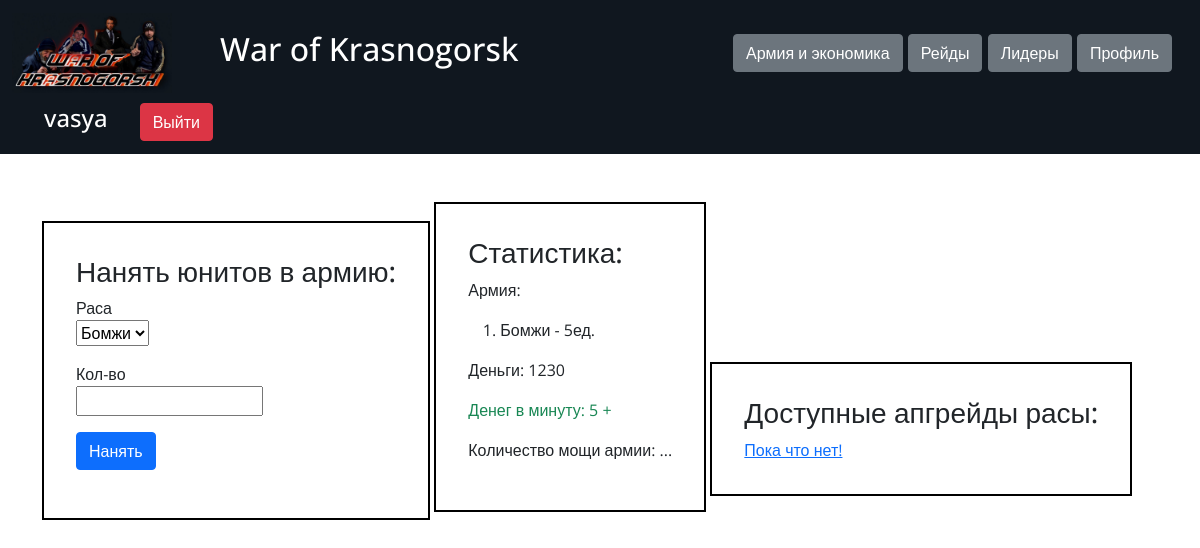
Page / (signed in) on the earlier database version.
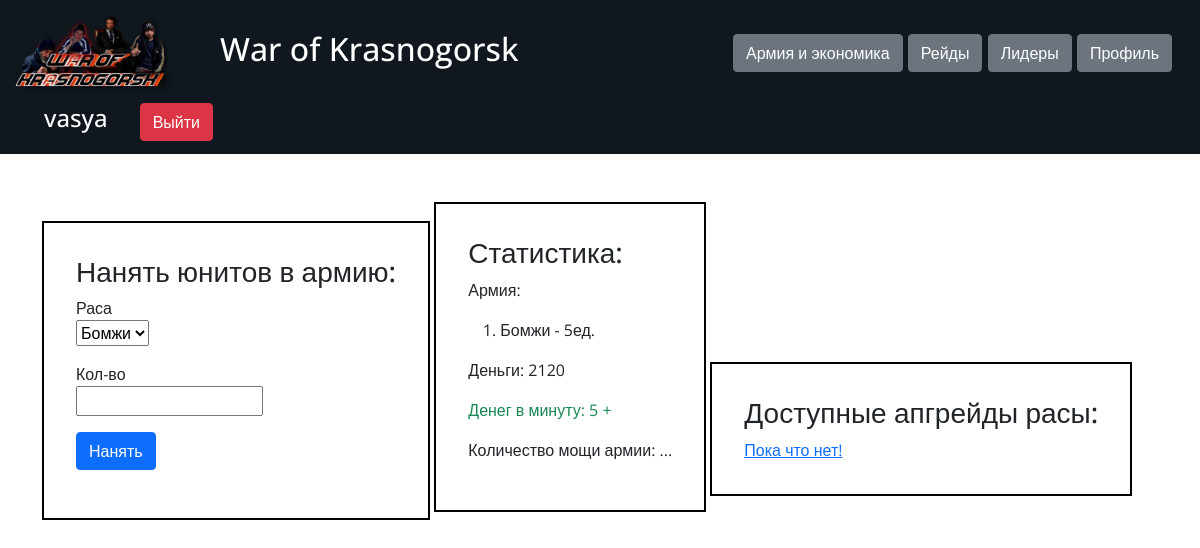
Same page on the later database version.
### data/users.py (models this page shows, shortened)
class User(SqlAlchemyBase, UserMixin):
    __tablename__ = 'users'
    id = sa.Column(sa.Integer, primary_key=True, autoincrement=True)
    username = sa.Column(sa.String, nullable=True)
    email = sa.Column(sa.String, index=True, unique=True, nullable=True)
    hashed_password = sa.Column(sa.String, nullable=True)
    created_date = sa.Column(sa.DateTime, default=datetime.datetime.now)
    player = orm.relation('Player', uselist=False, back_populates='user')

### data/races.py (models this page shows)
class Race(SqlAlchemyBase):
    __tablename__ = 'races'
    id = sa.Column(sa.Integer, primary_key=True, autoincrement=True)
    title = sa.Column(sa.String, nullable=True)
    cost = sa.Column(sa.Integer, nullable=True)

### data/players.py (models this page shows)
class Player(SqlAlchemyBase):
    __tablename__ = 'players'
    id = sa.Column(sa.Integer, primary_key=True, autoincrement=True)
    user_id = sa.Column(sa.Integer, sa.ForeignKey('users.id'))
    start_race_id = sa.Column(sa.Integer, sa.ForeignKey('races.id'))
    money = sa.Column(sa.Integer, nullable=True)
    user = orm.relation('User', back_populates='player')
    start_race = orm.relation('Race')
    army = orm.relation('Army', back_populates='player')

### server.py (the view, shortened to what this page needs)
@app.route('/', methods=['GET', 'POST'])
def root():
    if current_user.is_authenticated:
        if not current_user.player:
            return render_template('main.html')
        db_sess = db_session.create_session()
        other = ([(x.race.title, x.number) for x in current_user.player.army], current_user.player.money,
                 sum([x.number for x in current_user.player.army]))
        player = db_sess.query(Player).get(current_user.id)
        available_races = [army.race_id for army in player.army]
        buy_form = BuyForm()
        buy_form.race.choices = list(filter(lambda x: x[0] in available_races, buy_form.race.choices))
        return render_template('main.html', buy_form=buy_form, other=other)
    return render_template('index.html')

### forms/buy.py
class BuyForm(FlaskForm):
    race = SelectField('Раса', choices=[
        (1, 'Бомжи'), (2, 'Интеллигенты'), (3, 'Гопники'), (4, 'Кавказцы')
    ], validators=[DataRequired()])
    number = IntegerField('Кол-во', validators=[DataRequired()])
    submit = SubmitField('Нанять')

### data/db_session.py (called while the page is built)
def create_session() -> Session:
    global __factory
    return __factory()

### server.py (called while the page is built)
@login_manager.user_loader
def load_user(user_id):
    db_sess = db_session.create_session()
    return db_sess.query(User).get(user_id)

### templates/main.html (shortened to what this page needs)
{% extends "base.html" %}
{% block content %}
{% if not current_user.player %}
    <h2 style="text-align: center">Выбери свой район</h2>
    <img src="{{ url_for('static', filename='img/all_map.svg') }}" class="main-logo">
    <div class="card-group">
        <div class="card" style="width: 18rem;">
          <img class="card-img-top" src="{{ url_for('static', filename='img/chernevo-1.svg') }}" alt="Card image cap">
          <div class="card-body">
            <h5 class="card-title">Чернево - 1</h5>
            <p class="card-text">Основания масса жителей чернево-1 - это бомжи.
                Выбери этот район и почувствую мощь среди бомжей</p>
            <a href="/choose_area/1" class="btn btn-primary">Выбрать!</a>
          </div>
        </div>
        <div class="card" style="width: 18rem;">
          <img class="card-img-top" src="{{ url_for('static', filename='img/chernevo-2.svg') }}" alt="Card image cap">
          <div class="card-body">
            <h5 class="card-title">Чернево - 2</h5>
            <p class="card-text">Жители Чернево-2 - интеллегенты, с ними ты сможешь научить город жить</p>
            <a href="/choose_area/2" class="btn btn-primary">Выбрать!</a>
          </div>
        </div>
        <div class="card" style="width: 18rem;">
          <img class="card-img-top" src="{{ url_for('static', filename='img/bruski.svg') }}" alt="Card image cap">
          <div class="card-body">
            <h5 class="card-title">Брусчатый посёлок</h5>
            <p class="card-text">Брусчатый посёлок или же Бруски захвачены гопниками,
                поэтому ты спокойно сможешь всех спрашивать за жизнь</p>
            <a href="/choose_area/3" class="btn btn-primary">Выбрать!</a>
          </div>
        </div>
        <div class="card" style="width: 18rem;">
          <img class="card-img-top" src="{{ url_for('static', filename='img/emeralds_hills.svg') }}" alt="Card image cap">
          <div class="card-body">
            <h5 class="card-title">Изумрудные холмы</h5>
            <p class="card-text">Кавказцы расположились в Изумрудных холмах,
                удивительно ведь они не знают даже русского языка!</p>
            <a href="/choose_area/4" class="btn btn-primary">Выбрать!</a>
          </div>
        </div>
    </div>
{% else %}
    <div class="main-block">
        <h3>Нанять юнитов в армию:</h3>
        <form action="" method="post">
            <p>
                {{ buy_form.race.label }}<br>
                {{ buy_form.race }}<br>
            </p>
            <p>
                {{ buy_form.number.label }}<br>
                {{ buy_form.number }}<br>
            </p>
            <p>{{ buy_form.submit(type="submit", class="btn btn-primary") }}</p>
        </form>
    </div>
    <div class="main-block">
        <h3>Статистика:</h3>
        <p>Армия:</p>
        <ol>
        {% for item in other[0] %}
            <li>{{ item[0] }} - {{ item[1] }}ед.</li>
        {% endfor %}
        </ol>
        <p>Деньги: {{ other[1] }}</p>
        <p class="text-success">Денег в минуту: {{ other[2] }} +</p>
        <p>Количество мощи армии: ...</p>
    </div>
    <div class="main-block">
        <h3>Доступные апгрейды расы:</h3>
        <a href="/upgrade">Пока что нет!</a>
    </div>
{% endif %}
{% endblock %}

### templates/base.html (shortened to what this page needs)
<!DOCTYPE html>
<html lang="en">
<head>
    <link href="https://cdn.jsdelivr.net/npm/bootstrap@5.0.0-beta1/dist/css/bootstrap.min.css" rel="stylesheet"
>
    <link href="{{ url_for('static', filename='css/style.css') }}" rel="stylesheet">
</head>
<body>
    <header>
        <nav class="navbar navbar-dark">
            <div class="container-fluid">
                <a class="navbar-brand d-flex" href="/">
                    <img src="{{ url_for('static', filename='img/logo.png') }}"
                         width="160" height="80" class="d-inline-block align-text-top">
                    <h2 class="nav-title d-inline-block">War of Krasnogorsk</h2>
                </a>
                {% if current_user.is_authenticated %}
                    <div class="navbar-brand">
                        <a class="btn btn-secondary" href="/">Армия и экономика</a>
                        <a class="btn btn-secondary" href="/">Рейды</a>
                        <a class="btn btn-secondary" href="/leadersboard">Лидеры</a>
                        <a class="btn btn-secondary" href="/profile">Профиль</a>
                    </div>
                    <div class="navbar-brand d-flex">
                        <h4 class="nav-username">{{ current_user.username }}</h4>
                        <a class="btn btn-danger" href="/logout">Выйти</a>
                    </div>
                {% else %}
                    <div class="navbar-brand">
                        <a class="btn btn-primary" href="/register">Register</a>
                        <a class="btn btn-success" href="/login">Log in</a>
                    </div>
                {% endif %}
                </div>
        </nav>
    </header>
    <main role="main">
        <div class="container">
            {% block content %}{% endblock %}
        </div>
    </main>
</body>
</html>

### static/css/style.css (style rules this page uses)
body { font-family: 'Open Sans', sans-serif; }
header { margin-bottom: 3rem; }
.navbar { background-color: #10171f; }
.navbar-brand { align-items: center; }
.nav-title { margin-left: 3rem; }
.nav-username { margin-left: 2rem; margin-right: 2rem; }
.main-block { padding: 2rem 2rem; border: 2px solid #000; display: inline-block; }

Differences in the rows shown:
changed Player: money "1230" → "2120"
